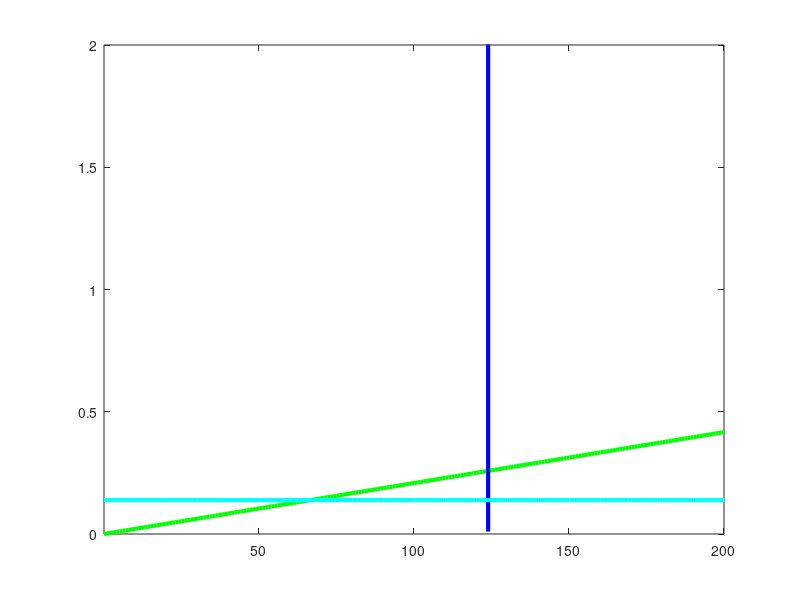

This chart was generated by the following MATLAB code: (Note: this script raises an error after producing the figure.)
close all; clear all;
%This script is designed to build the solution space for OFW SSBJ
%%======================================================================================%%

% Initialize linear requirements for plotting
VectorLength=1000;
WSmin=0.01;
WSmax=200;
TWmin=0.01;
TWmax=2.0;

%% Eq 1 Req't: Takeoff 
rho = 0.002378;                 % slug/ft3
rho_sl = 0.002378;              % slug/ft3
sigfact = rho./rho_sl;          % Assuming SL takeoff
S_to = 10000;                   % takeoff distance, per Shawn, not me
CL_max_to = 1.8;                % Roskam Part 1, Table 3.1
 
WS_to = transpose(linspace(0, 1000, VectorLength));
TW_to = 37.5.*WS_to./(sigfact.*CL_max_to.*S_to);
%Plot Curve 1
linetype='-';
plot(WS_to, TW_to, ['g' linetype],'LineWidth',3);
axis([WSmin 200 0 TWmax])
hold on


%% Eq 2 Req't: Landing
V_app = 135;                %Approach speed in knots
CL_app = 2.0;               %Need this for AS2

WS_arb = ones(VectorLength,1);
WS_land = WS_arb.*(V_app^2/(17.15^2)*sigfact*CL_app);
TW_land = transpose(linspace(TWmin, 10000, VectorLength));
%Plot Curve 2
linetype='-';
plot(WS_land, TW_land, ['b' linetype],'LineWidth',3);
axis([WSmin 200 0 TWmax])


%% Eq 3 Req't: Second Climb Gradient (FAR 25.121)
CL_max = 1.5;                   %From Roskam Table 3.1
CL_sc = CL_max/1.25^2;
L_D_to = 13.0;                 %Need this for OFW
CGR = 0.027;
N = 4;

WS_sc = transpose(linspace(TWmin, 10000, VectorLength));
TW_arb = ones(VectorLength,1);
TW_sc = TW_arb.*(N/(N-1))*(L_D_to^-1 + CGR);
%Plot Curve 3
linetype='-';
plot(WS_sc, TW_sc, ['c' linetype],'LineWidth',3);
axis([WSmin 200 0 TWmax])


%% Eq 4 Req't: Cruise Matching
e = 0.85;
alt_cr = 18000;
AR_unswept = 10;
M_cr = 0.1:.1:2.0;                                %We are sweeping Mach number

for i = 1: length(M_cr)
[T_cr, a_cr, P_cr, rho_cr] = atmosisa(alt_cr);
rho_cr_eng = rho_cr*0.00194032;                 %Convert density

sweep = acosd(0.7/M_cr(i));                %Subsonic sweep angle as f(M)
AR = AR_unswept.*4.*cosd(sweep).^2;        %Swept AR

V_cr = M_cr(i)*a_cr;                       %Velocity in m/s
V_cr_fts = V_cr*3.28084;                %Velocity in ft/s
q_cr = .5*rho_cr_eng*V_cr_fts^2;       %Dyn pressure for cruise
k = 0.93756;                           %Fraction of cruise weight/gross weight
CD0_sub = 0.022;                       %Need this for OFW
CD0_sup = 0.027;                       %Need this for OFW

%Subsonic Cruise
WS_cr = transpose(linspace(TWmin, 1000, VectorLength));
WS_cr_to = WS_cr./k;
TW_cr_reqd(:,i) = CD0_sub*q_cr./(WS_cr_to) + WS_cr_to/(q_cr*pi*AR*e);

%Supersonic Cruise
WS_cr = transpose(linspace(TWmin, 1000, VectorLength));
WS_cr_to = WS_cr./k;
TW_cr_reqd_sup(:,i) = CD0_sup*q_cr./(WS_cr_to) + WS_cr_to/(q_cr*pi*AR*e);


%% Requirement 5: Max Speed Requirement
K=1/(pi*AR*e);
sigfact2=rho_cr_eng/rho_sl;

%Supersonic Curve
WS_Vmax_sup = transpose(linspace(WSmin, WSmax, VectorLength));       %Sets W/s as "x" in T/W equation
TW_Vmax_sup(:,i) = rho_sl.*V_cr_fts^2.*CD0_sup.*(1./(2.*WS_Vmax_sup))+2*K./(rho_cr_eng.*sigfact.*V_cr_fts^2).*WS_Vmax_sup;    %Eq to plot


%Subsonic Curve
WS_Vmax_sub = transpose(linspace(WSmin, WSmax, VectorLength));       %Sets W/s as "x" in T/W equation
TW_Vmax_sub(:,i) = rho_sl.*V_cr_fts^2.*CD0_sub.*(1./(2.*WS_Vmax_sub))+2*K./(rho_cr_eng.*sigfact.*V_cr_fts^2).*WS_Vmax_sub;    %Eq to plot

end

%Plot Curve for subsonic max speed
linetype='-';
plot(WS_Vmax_sub,TW_Vmax_sub,['b-' linetype],'LineWidth',3)
axis([WSmin WSmax 0 TWmax])

%Plot Curve for supersonic max speed
linetype='-';
plot(WS_Vmax_sup,TW_Vmax_sup,['m-' linetype],'LineWidth',3)
axis([WSmin WSmax 0 TWmax])

%Plot Curve for subsonic cruise
linetype='-';
plot(WS_cr_to, TW_cr_reqd, ['m' linetype],'LineWidth',3);
axis([WSmin 200 0 TWmax])

%Plot Curve for supersonic cruise
linetype='-';
plot(WS_cr_to, TW_cr_reqd_sup, ['b' linetype],'LineWidth',3);
axis([WSmin 200 0 TWmax])

% %Plot Vehicle Markers
% idx = find(abs(WS_land - WS_Vmax_sup) < 1, 1); %// Index of coordinate in array
% py = TW_Vmax_sup(idx);
% px = WS_land(idx);
% designpt = [px,py];
% plot(px,py,'-o','MarkerSize',12, 'MarkerEdgeColor','red','LineWidth',4)
% set(gca,'FontSize',16);
% xlabel('Wing Loading (lb/ft^{2})','FontSize',18);
% ylabel('Thrust Loading','FontSize',18);
% title('Parametric Sizing Chart for SSBJ','FontSize',18);
